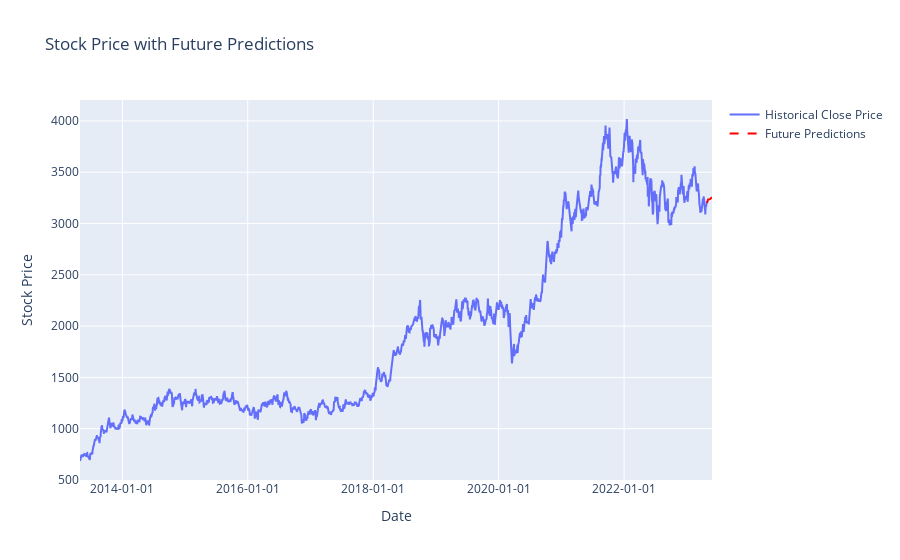

Write notebook code for a chart like this one.
### Code cell
import plotly.graph_objects as go


# Add historical data trace
fig = go.Figure()
fig.add_trace(go.Scatter(
    x=historical_df.index,
    y=historical_df['Close'],
    mode='lines',
    name='Historical Close Price'
))

# Add future predictions trace
fig.add_trace(go.Scatter(
    x=future_df.index,
    y=future_df['Close'],
    mode='lines',
    name='Future Predictions',
    line=dict(color='red', dash='dash')
))

# Update layout
fig.update_layout(
    title='Stock Price with Future Predictions',
    xaxis_title='Date',
    yaxis_title='Stock Price',
    xaxis_rangeslider_visible=False,
    xaxis_tickformat='%Y-%m-%d'  # Format date to 'YYYY-MM-DD'
)

# Show the plot
fig.show()

### Figure 1 — Plotly figure (JSON) as saved in the notebook; plotly's stock layout.template omitted (floating-point values rounded to 4 significant figures; data arrays with more than 128 entries replaced by an {"elided": "..."} marker saying what was removed)
{"data": [{"mode": "lines", "name": "Historical Close Price", "type": "scatter", "x": {"elided": "2326 str values"}, "y": {"elided": "2326 float values"}}, {"line": {"color": "red", "dash": "dash"}, "mode": "lines", "name": "Future Predictions", "type": "scatter", "x": ["2023-04-29T00:00:00", "2023-04-30T00:00:00", "2023-05-01T00:00:00", "2023-05-02T00:00:00", "2023-05-03T00:00:00", "2023-05-04T00:00:00", "2023-05-05T00:00:00", "2023-05-06T00:00:00", "2023-05-07T00:00:00", "2023-05-08T00:00:00", "2023-05-09T00:00:00", "2023-05-10T00:00:00", "2023-05-11T00:00:00", "2023-05-12T00:00:00", "2023-05-13T00:00:00", "2023-05-14T00:00:00", "2023-05-15T00:00:00", "2023-05-16T00:00:00", "2023-05-17T00:00:00", "2023-05-18T00:00:00", "2023-05-19T00:00:00", "2023-05-20T00:00:00", "2023-05-21T00:00:00", "2023-05-22T00:00:00", "2023-05-23T00:00:00", "2023-05-24T00:00:00", "2023-05-25T00:00:00", "2023-05-26T00:00:00", "2023-05-27T00:00:00", "2023-05-28T00:00:00"], "y": [3201.0, 3215.0, 3223.0, 3229.0, 3232.0, 3233.0, 3234.0, 3234.0, 3234.0, 3233.0, 3233.0, 3233.0, 3233.0, 3234.0, 3234.0, 3235.0, 3236.0, 3238.0, 3239.0, 3241.0, 3242.0, 3244.0, 3245.0, 3247.0, 3249.0, 3250.0, 3252.0, 3253.0, 3255.0, 3256.0]}], "layout": {"title": {"text": "Stock Price with Future Predictions"}, "xaxis": {"rangeslider": {"visible": false}, "tickformat": "%Y-%m-%d", "title": {"text": "Date"}}, "yaxis": {"title": {"text": "Stock Price"}}}}
